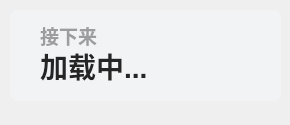
<?xml version="1.0" encoding="UTF-8"?>
<ui version="4.0">
 <class>Theme</class>
 <widget class="QWidget" name="Form">
  <property name="geometry">
   <rect>
    <x>0</x>
    <y>0</y>
    <width>290</width>
    <height>125</height>
   </rect>
  </property>
  <property name="minimumSize">
   <size>
    <width>0</width>
    <height>100</height>
   </size>
  </property>
  <property name="maximumSize">
   <size>
    <width>16777215</width>
    <height>65536</height>
   </size>
  </property>
  <property name="windowTitle">
   <string>更多活动</string>
  </property>
  <widget class="QLabel" name="next_subtitle">
   <property name="geometry">
    <rect>
     <x>40</x>
     <y>20</y>
     <width>211</width>
     <height>31</height>
    </rect>
   </property>
   <property name="font">
    <font>
     <family>Microsoft YaHei UI</family>
     <pointsize>14</pointsize>
     <weight>75</weight>
     <bold>true</bold>
    </font>
   </property>
   <property name="styleSheet">
    <string notr="true">color: rgba(0, 0, 0, 90);
font-weight: bold;</string>
   </property>
   <property name="text">
    <string>接下来</string>
   </property>
   <property name="textFormat">
    <enum>Qt::PlainText</enum>
   </property>
   <property name="alignment">
    <set>Qt::AlignLeading|Qt::AlignLeft|Qt::AlignVCenter</set>
   </property>
  </widget>
  <widget class="QLabel" name="next_lesson_text">
   <property name="geometry">
    <rect>
     <x>40</x>
     <y>40</y>
     <width>221</width>
     <height>51</height>
    </rect>
   </property>
   <property name="font">
    <font>
     <family>Microsoft YaHei UI</family>
     <pointsize>21</pointsize>
     <weight>75</weight>
     <bold>true</bold>
    </font>
   </property>
   <property name="styleSheet">
    <string notr="true">border: none;
color: rgba(37, 37, 37, 255);
font-weight: bold</string>
   </property>
   <property name="text">
    <string>加载中...</string>
   </property>
   <property name="textFormat">
    <enum>Qt::PlainText</enum>
   </property>
   <property name="alignment">
    <set>Qt::AlignLeading|Qt::AlignLeft|Qt::AlignVCenter</set>
   </property>
  </widget>
  <widget class="QLabel" name="backgnd">
   <property name="geometry">
    <rect>
     <x>10</x>
     <y>10</y>
     <width>271</width>
     <height>91</height>
    </rect>
   </property>
   <property name="styleSheet">
    <string notr="true">background-color: rgba(242, 243, 245, 255);
border-radius: 8px</string>
   </property>
   <property name="text">
    <string/>
   </property>
  </widget>
  <zorder>backgnd</zorder>
  <zorder>next_subtitle</zorder>
  <zorder>next_lesson_text</zorder>
 </widget>
 <resources/>
 <connections/>
</ui>
